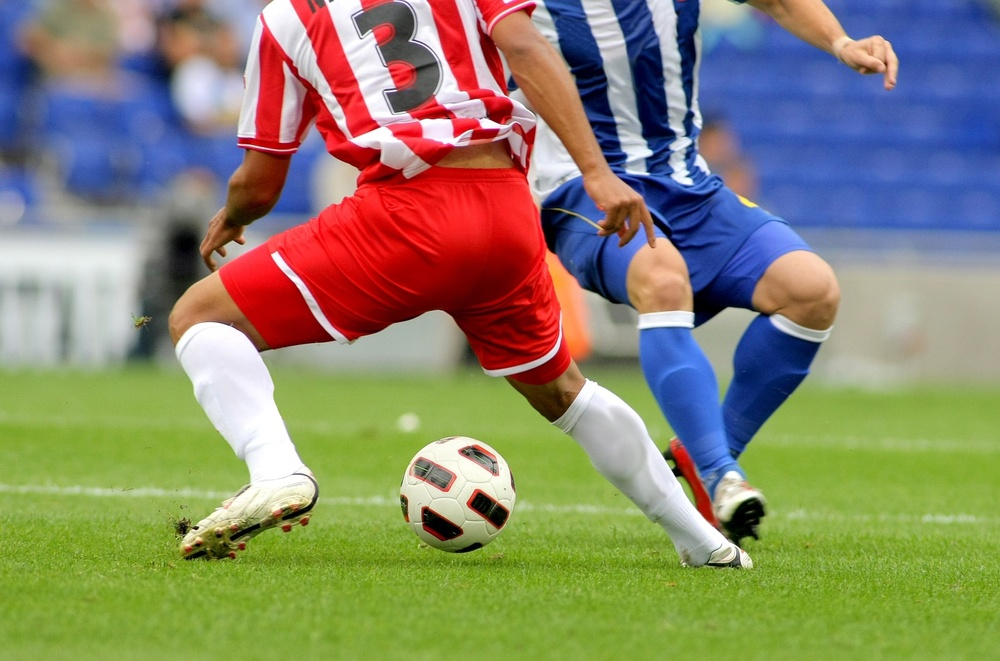
#> input picture pr2/soccer.jpg, 1000 x 661 px, shrunk from 1434 x 948 before the run
$ python 3affine.py
#> lines starting #> are read from the running program, lines starting #| are printed output that depends on the picture
import cv2 as cv
import numpy as np

img=cv.imread('soccer.jpg')
#> img is the input picture: shape (661, 1000, 3); mean B, G, R 107.3, 133.3, 136.8

rows,cols = img.shape[:2]
#> rows = 661; cols = 1000

src_point = np.float32([[0,0],[cols-1,0],[0,rows-1]])
#> src_point = [[0, 0], [999, 0], [0, 660]]
dst_point = np.float32([[cols-1,0],[0,0],[cols-1,rows-1]])
#> dst_point = [[999, 0], [0, 0], [999, 660]]

affine_matrix = cv.getAffineTransform(src_point,dst_point)
#> affine_matrix = [[-1, 0, 999], [0, 1, 0]]
img_symmetry = cv.warpAffine(img,affine_matrix,(cols,rows))
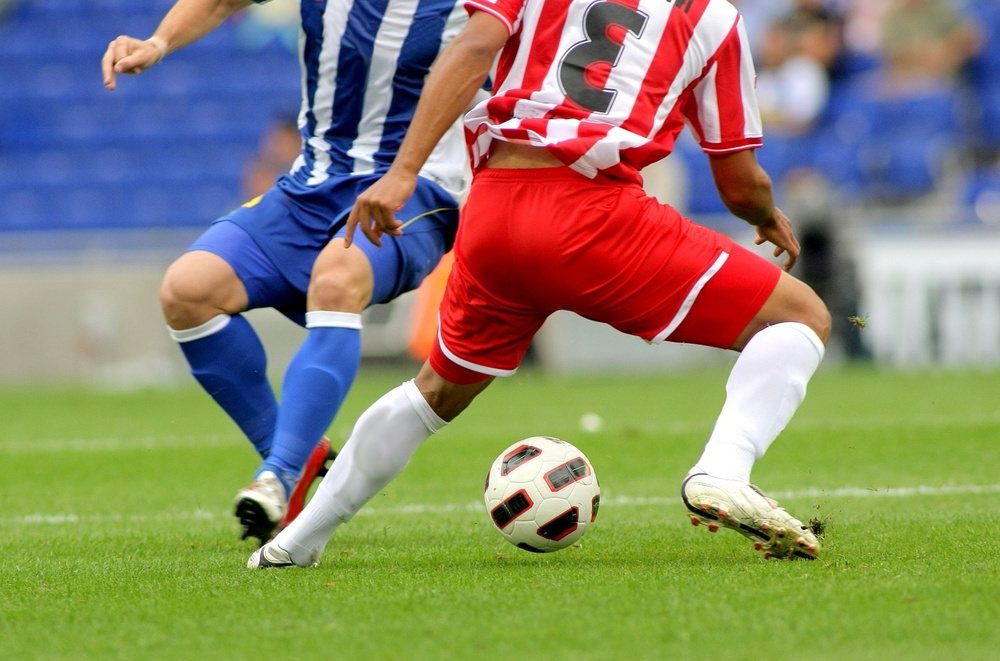
#> img_symmetry: shape (661, 1000, 3); mean B, G, R 107.3, 133.3, 136.8

cv.imshow('origin',img)
cv.imshow('img_symmetry',img_symmetry)

cv.waitKey()
cv.destroyAllWindows()

$ run again, with pr2/apples.jpg copied over pr2/soccer.jpg
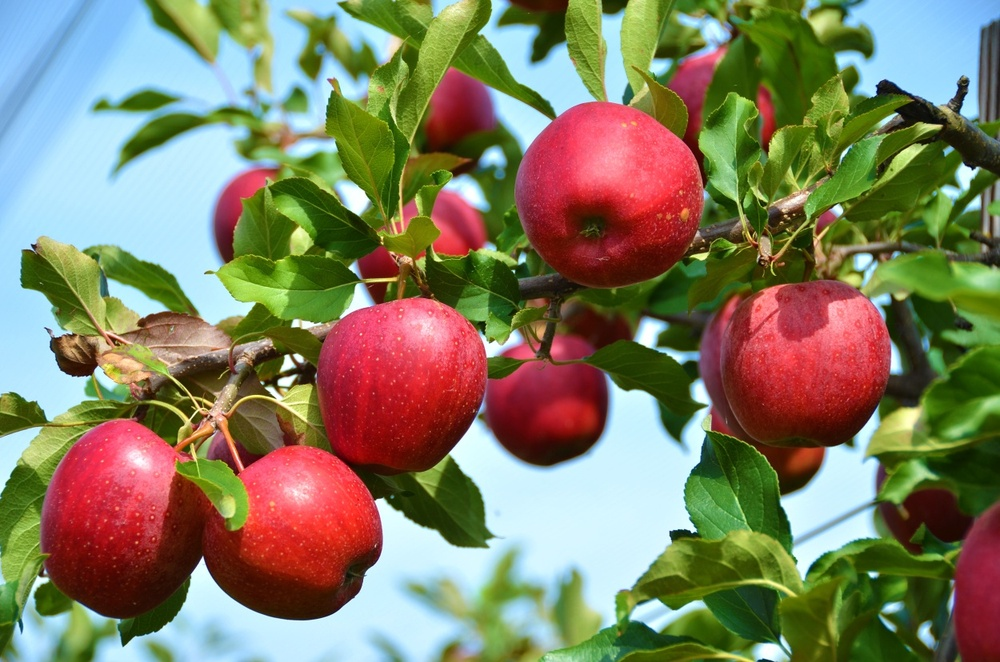
#> input picture pr2/apples.jpg, 1000 x 662 px, shrunk from 1250 x 828 before the run
#> img is the input picture: shape (662, 1000, 3); mean B, G, R 98.6, 125.8, 129.6
#> `img_symmetry = cv.warpAffine(img,affine_matrix,(cols,rows))`:
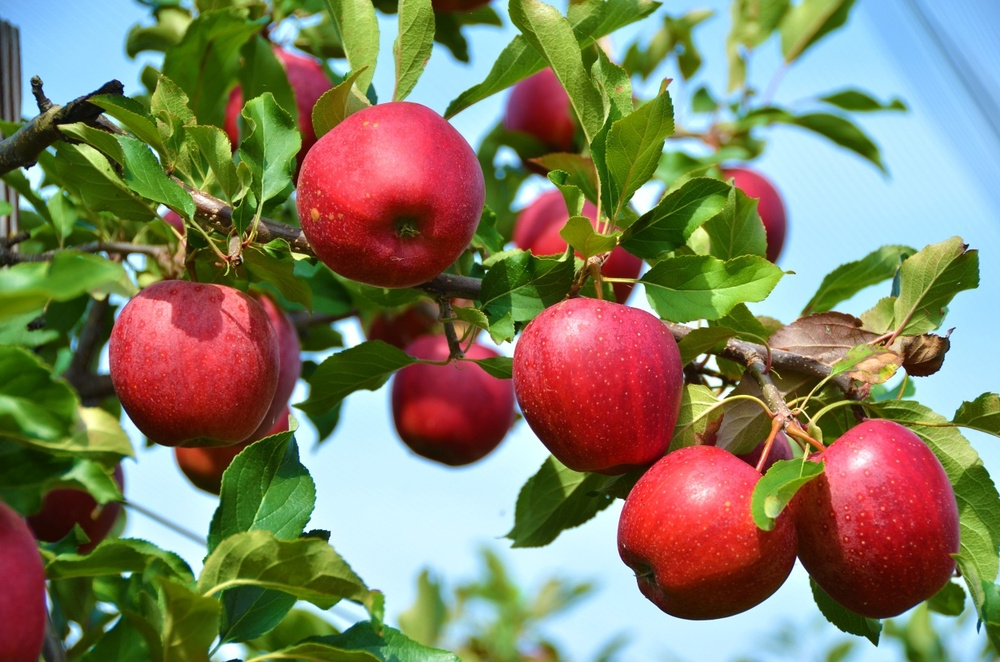
#> img_symmetry: shape (662, 1000, 3); mean B, G, R 98.6, 125.8, 129.6

$ run again, with pr2/girl_laughing.jpg copied over pr2/soccer.jpg
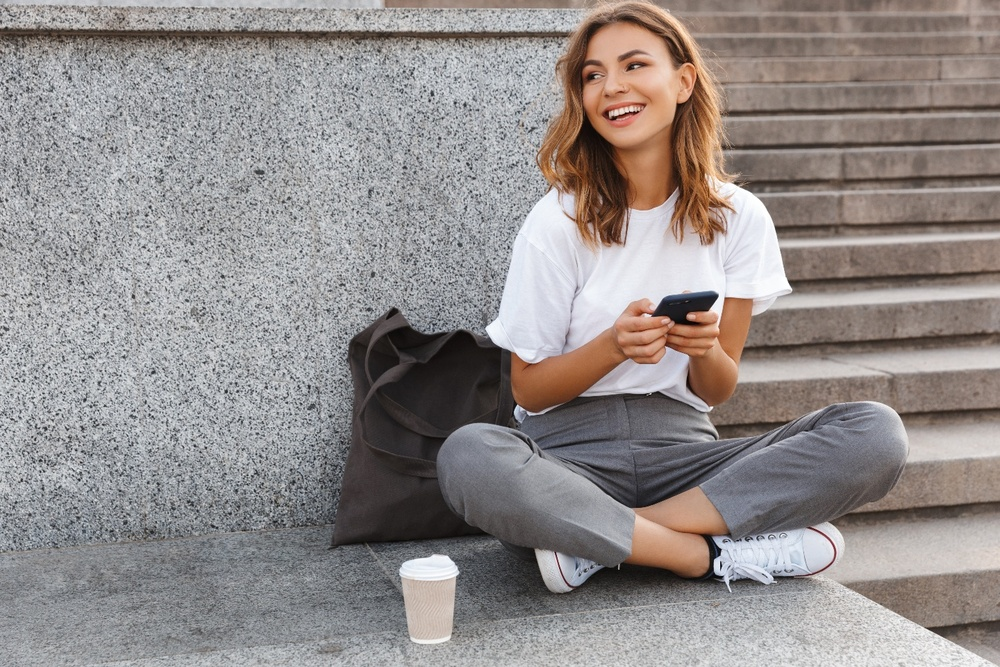
#> input picture pr2/girl_laughing.jpg, 1000 x 667 px, shrunk from 1440 x 960 before the run
#> img is the input picture: shape (667, 1000, 3); mean B, G, R 139.3, 140.6, 146.9
#> `img_symmetry = cv.warpAffine(img,affine_matrix,(cols,rows))`:
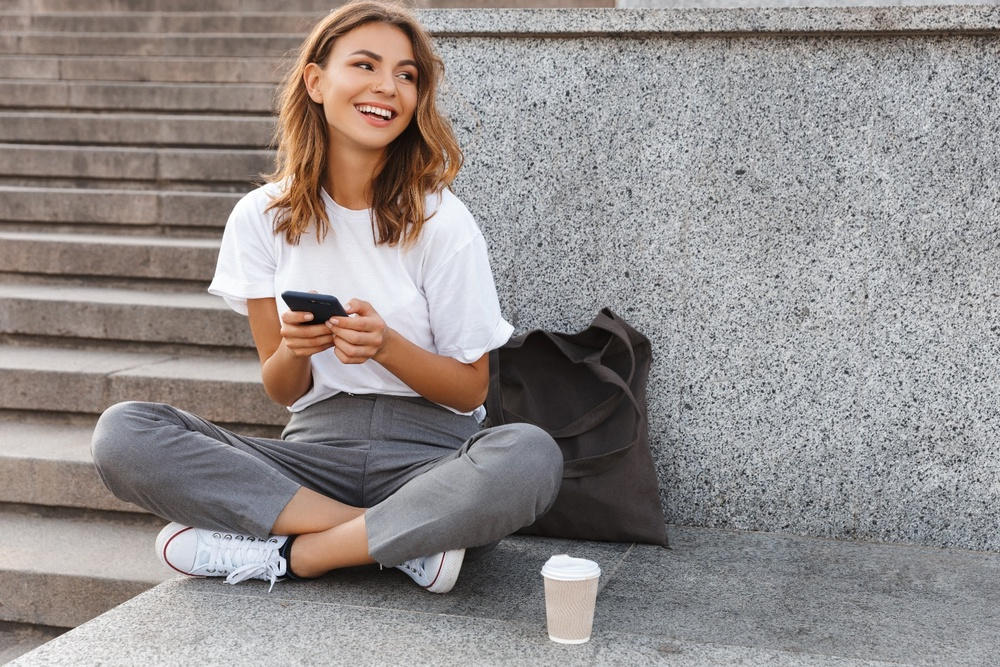
#> img_symmetry: shape (667, 1000, 3); mean B, G, R 139.3, 140.6, 146.9
